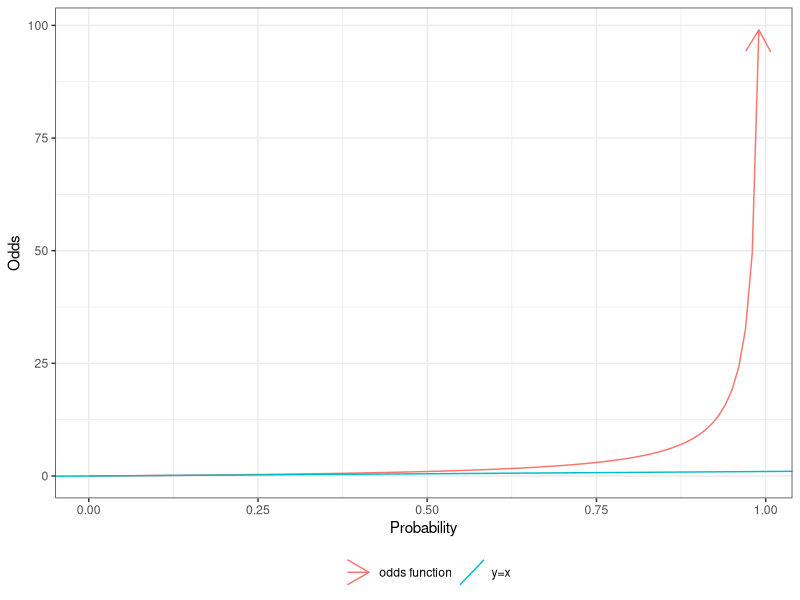

Reproduce this figure in R.
## ---- chunk 1
#| code-fold: true
#| label: fig-odds-probs
#| fig-cap: "Odds versus probability"

odds <- function(pi) pi / (1 - pi)
library(ggplot2)
ggplot() +
  geom_function(
    fun = odds,
    arrow = arrow(ends = "last"),
    mapping = aes(col = "odds function")
  ) +
  xlim(0, .99) +
  xlab("Probability") +
  ylab("Odds") +
  geom_abline(aes(
    intercept = 0,
    slope = 1,
    col = "y=x"
  )) +
  theme_bw() +
  labs(colour = "") +
  theme(legend.position = "bottom")
